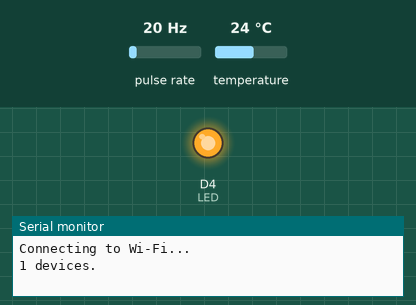
Recording of a sketch running on a simulated ESP8266 (NodeMCU). Parts: output pins drawn as LEDs (lit = HIGH), the last lines printed to the serial monitor. Wiring (inferred from the names in the program): pulse sensor: data D2. The inputs (shaded band) are chosen by the test bench; at power-on: pulse rate 20 Hz, temperature 24 °C. WiFi joins after 1.5 s; servers stay silent unless stated; no MQTT or app messages arrive unless stated; not simulated (calls return 0 or success): arduino_secrets.h.

Above: at 1.2 s.
1.3 s: pulse rate (sensor on D2) set to 50 Hz
4.8 s: pulse rate (sensor on D2) set to 100 Hz
At 10.6 s:
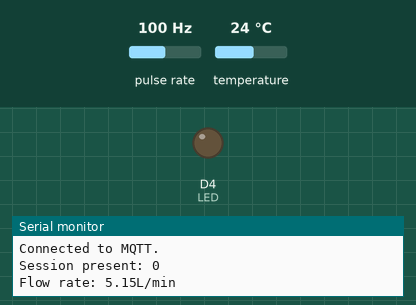
12.3 s: pulse rate (sensor on D2) set to 150 Hz
19.3 s: temperature set to 12 °C
22.8 s: pulse rate (sensor on D2) set to 100 Hz
Timing chart, 0 to 32.3 s (numbered marks = the images above; inputs shaded):
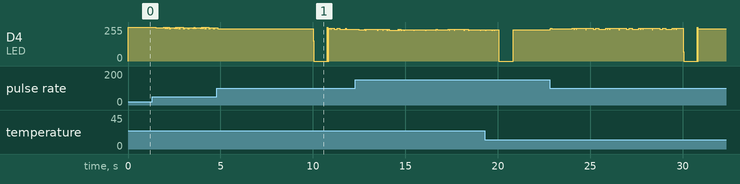

The sketch:

esp8266_temp_sensor.ino
```cpp
// (licence header left out)
#include <OneWire.h>
#include <DallasTemperature.h>
#include <ESP8266WiFi.h>
#include <Ticker.h>
#include <AsyncMqttClient.h>
#include <ArduinoJson.h>
#include "arduino_secrets.h"


#define LED BUILTIN_LED //Led in NodeMCU at pin GPIO16 (D0)
#define LED_RX D4
#define LED_INTERVAL_OK 5000
#define LED_INTERVAL_ERROR 500

// Raspberri Pi Mosquitto MQTT Broker
#define MQTT_HOST IPAddress(192, 168, 100, 60)
// For a cloud MQTT broker, type the domain name
//#define MQTT_HOST "example.com"
#define MQTT_PORT 1883

// Temperature MQTT Topics
#define MQTT_PUB_TEMP "esp/temperature"


// GPIO where the Water flow meter is connected to
#define FLOW_SENSOR  D2
// GPIO where the DS18B20 is connected to
#define TEMP_SENSOR  D1

const int oneWireBus = TEMP_SENSOR;
// Setup a oneWire instance to communicate with any OneWire devices
OneWire oneWire(oneWireBus);
// Pass our oneWire reference to Dallas Temperature sensor
DallasTemperature sensors(&oneWire);
// Temperature value
float temp;

AsyncMqttClient mqttClient;
Ticker mqttReconnectTimer;

WiFiEventHandler wifiConnectHandler;
WiFiEventHandler wifiDisconnectHandler;
Ticker wifiReconnectTimer;

unsigned long previousMillis = 0;   // Stores last time temperature was published
const long interval = 10000;        // Interval at which to publish sensor readings

// Led blink variables
unsigned long  previousLEDMillis = 0;   // Stores last time LED was Blinked
boolean ledState = true;

// Flow meter variables
float calibrationFactor = 4; // Pulse per litre
volatile byte pulseCount;
byte pulse1Sec = 0;
float flowRate;
unsigned long flowMilliLitres;
unsigned int totalMilliLitres;
float flowLitres;
float totalLitres;

void connectToWifi() {
  Serial.println("Connecting to Wi-Fi...");
  WiFi.begin(WIFI_SSID, WIFI_PASSWORD);
}

void onWifiConnect(const WiFiEventStationModeGotIP& event) {
  Serial.println("Connected to Wi-Fi.");
  connectToMqtt();
}

void onWifiDisconnect(const WiFiEventStationModeDisconnected& event) {
  Serial.println("Disconnected from Wi-Fi.");
  mqttReconnectTimer.detach(); // ensure we don't reconnect to MQTT while reconnecting to Wi-Fi
  wifiReconnectTimer.once(2, connectToWifi);
}

void connectToMqtt() {
  Serial.println("Connecting to MQTT...");
  mqttClient.connect();
}

void onMqttConnect(bool sessionPresent) {
  Serial.println("Connected to MQTT.");
  Serial.print("Session present: ");
  Serial.println(sessionPresent);
}

void onMqttDisconnect(AsyncMqttClientDisconnectReason reason) {
  Serial.println("Disconnected from MQTT.");

  if (WiFi.isConnected()) {
    mqttReconnectTimer.once(2, connectToMqtt);
  }
}

/*void onMqttSubscribe(uint16_t packetId, uint8_t qos) {
  Serial.println("Subscribe acknowledged.");
  Serial.print("  packetId: ");
  Serial.println(packetId);
  Serial.print("  qos: ");
  Serial.println(qos);
}

void onMqttUnsubscribe(uint16_t packetId) {
  Serial.println("Unsubscribe acknowledged.");
  Serial.print("  packetId: ");
  Serial.println(packetId);
}*/

void onMqttPublish(uint16_t packetId) {
  Serial.print("Publish acknowledged.");
  Serial.print("  packetId: ");
  Serial.println(packetId);
}

// Intrupt for counting water flow meter pulse
void IRAM_ATTR pulseCounter()
{
  pulseCount++;
  digitalWrite(LED_RX, LOW);
  //Serial.println(pulseCount);
}

void setup() {

  pinMode(LED, OUTPUT); //LED pin as output
  pinMode(LED_RX, OUTPUT); //LED pin as output
  digitalWrite(LED, LOW); //turn the led on
  digitalWrite(LED_RX, LOW);

  sensors.begin();
  Serial.begin(115200);
  Serial.println();

  wifiConnectHandler = WiFi.onStationModeGotIP(onWifiConnect);
  wifiDisconnectHandler = WiFi.onStationModeDisconnected(onWifiDisconnect);

  mqttClient.onConnect(onMqttConnect);
  mqttClient.onDisconnect(onMqttDisconnect);
  //mqttClient.onSubscribe(onMqttSubscribe);
  //mqttClient.onUnsubscribe(onMqttUnsubscribe);
  mqttClient.onPublish(onMqttPublish);
  mqttClient.setServer(MQTT_HOST, MQTT_PORT);
  // If your broker requires authentication (username and password), set them below
  //mqttClient.setCredentials("REPlACE_WITH_YOUR_USER", "REPLACE_WITH_YOUR_PASSWORD");

  connectToWifi();

  int deviceCount = 0;
  deviceCount = sensors.getDeviceCount();
  Serial.print(deviceCount, DEC);
  Serial.println(" devices.");
  Serial.println("");

  if (deviceCount > 0)
    digitalWrite(LED, HIGH); //turn the led off

  // Setup flow meter
  pulseCount = 0;
  flowRate = 0.0;
  flowMilliLitres = 0;
  totalMilliLitres = 0;

  // enable PULLUP on flow sensor interupt pin
  pinMode(FLOW_SENSOR, INPUT_PULLUP);
  attachInterrupt(digitalPinToInterrupt(FLOW_SENSOR), pulseCounter, FALLING);
  digitalWrite(LED_RX, HIGH); //turn the led off
}

void loop() {
  unsigned long currentMillis = millis();
  unsigned long calc_interval = 0;
  int count=0;
  // good for about 10 sensors
  StaticJsonDocument<192> payload;
  char output[512];

  // Turn  LED Off
  digitalWrite(LED_RX, HIGH);

  // Every X number of seconds (interval = 10 seconds)
  // it publishes a new MQTT message
  if (currentMillis - previousMillis >= interval) {
    payload.clear();

    calc_interval = currentMillis - previousMillis;

    // Flow calculation
    payload["flow"]["pulse"] = pulseCount;
    pulse1Sec = pulseCount;
    pulseCount = 0;

    flowRate = ((1000.0 / calc_interval) * pulse1Sec) / calibrationFactor;


    // Divide the flow rate in litres/minute by 60 to determine how many litres have
    // passed through the sensor in this 1 second interval, then multiply by 1000 to
    // convert to millilitres.
    flowMilliLitres = (flowRate / 60) * calc_interval;
    flowLitres = (flowRate / 60) * calc_interval / 1000;

    // Add the millilitres passed in this second to the cumulative total
    totalMilliLitres += flowMilliLitres;
    totalLitres += flowLitres;

    payload["flow"]["rate"] = flowRate;
    payload["flow"]["volume"] = flowLitres;

    // Print the flow rate for this second in litres / minute
    Serial.print("Flow rate: ");
    Serial.print(float(flowRate));  // Print the integer part of the variable
    Serial.print("L/min");
    Serial.print("\t");

    // Save the last time a new reading was published
    previousMillis = currentMillis;

    // New temperature readings
    sensors.requestTemperatures();


    //payload["ds18b20"]=[];
    for (int deviceIndex =0; deviceIndex <sensors.getDeviceCount(); deviceIndex++ ){
        DeviceAddress deviceAddress;
        String dev_addr="";
        String pub="";

      Serial.print("Device Adress: ");
      // Temperature in Celsius degrees
      sensors.getAddress(deviceAddress, deviceIndex);

      for (uint8_t i = 0; i < 8; i++)
      {
        if (deviceAddress[i] < 0x10) {
          Serial.print("0");
          dev_addr += String("0");
        }
        //Serial.print(deviceAddress[i], HEX);
        dev_addr += String(deviceAddress[i], HEX);
      }
      Serial.print(dev_addr);
      Serial.println();
      temp = sensors.getTempCByIndex(deviceIndex);
      // Temperature in Fahrenheit degrees
      //temp = sensors.getTempFByIndex(0);

      // Publish an MQTT message on topic esp/temperature/sensorID
      //pub.concat(MQTT_PUB_TEMP);
      payload["ds18b20"][dev_addr] = temp;
    }

    serializeJson(payload, output, 512);
    uint16_t packetIdPub1 = mqttClient.publish(MQTT_PUB_TEMP, 1, true, output);
    Serial.printf("Publishing on topic %s at QoS 1, packetId: %i ", MQTT_PUB_TEMP, packetIdPub1);
    Serial.printf("Message: %s \n", output);


    // Blink LED
    if (currentMillis - previousLEDMillis >= (sensors.getDeviceCount() == 0 ? LED_INTERVAL_ERROR : LED_INTERVAL_OK)) {
      previousLEDMillis = currentMillis;
      digitalWrite(LED_BUILTIN, ledState);
      ledState = !ledState;
    }
  }
}
```
